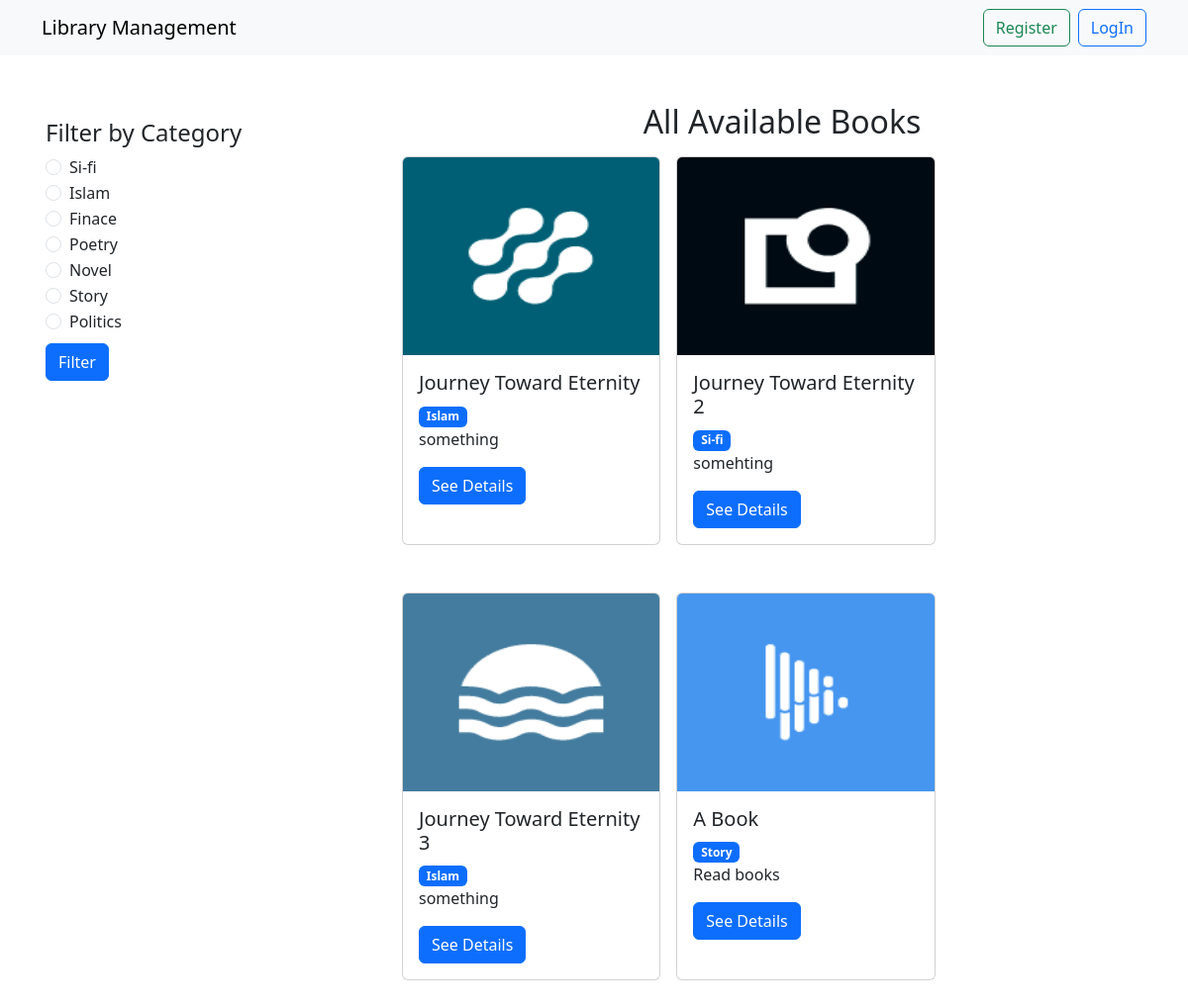
The page /books/ on the database its author committed.
### books/models.py (models this page shows, shortened)
class Category(models.Model):
    category_name = models.CharField(max_length=20)

class Book(models.Model):
    title = models.CharField(max_length=25)
    description = models.TextField(max_length=250)
    image = models.ImageField(upload_to="images/")
    borrowing_price = models.IntegerField()
    category = models.ForeignKey(Category, on_delete=models.CASCADE, related_name='books')

### books/views.py (the view)
# urls.py: path('', book_list, name='booklist_page'),
def book_list(req):
    categories = Category.objects.all()
    category_id = req.GET.get('category_id')
    books = Book.objects.all()
    if category_id:
        category = Category.objects.get(pk=category_id)
        books = Book.objects.filter(category=category)
    return render(req, 'book_list.html', {'categories': categories, 'books': books})

### books/templates/book_list.html (shortened to what this page needs)
{% extends "base.html" %}
{% block content %}
    <div class="row mb-5">
        <div class="col-4 p-3">
            <h4>Filter by Category</h4>
            <form method="get" action="{% url 'booklist_page' %}">
              {% for category in categories %}
                <div class="form-check">
                  <input
                    class="form-check-input"
                    type="radio"
                    name="category_id"
                    value="{{ category.id }}"
                    id="category_{{ category.id }}"
                  >
                  <label class="form-check-label" for="category_{{ category.id }}">
                    {{ category.category_name }}
                  </label>
                </div>
              {% endfor %}
              <button type="submit" class="btn btn-primary mt-2">Filter</button>
            </form>
        </div>
        <div class="col-8">
          <h2 class="text-center mb-3">All Available Books</h2>
            <div class="row g-5">
                {% for book in books %}
                <div class="card col-4 p-0 mx-2">
                  <img src="{{book.image.url}}" class="card-img-top" alt="..." style="height: 200px;">
                  <div class="card-body">
                    <h5 class="card-title">{{book.title}}</h5>
                    <span class="badge bg-primary">{{book.category.category_name}}</span>
                    <p class="card-text">
                      {{book.description}}
                    </p>
                    <a href="{% url 'bookdetails_page' book.id %}" class="btn btn-primary">See Details</a>
                  </div>
                </div>
                {% endfor %}
              </div>
        </div>
    </div>
{% endblock content %}

### templates/base.html (shortened to what this page needs)
<!doctype html>
<html lang="en">
  <head>
    <link href="https://cdn.jsdelivr.net/npm/bootstrap@5.3.3/dist/css/bootstrap.min.css" rel="stylesheet">
  </head>
  <body>
    {% load humanize %}
    {% include "navbar.html" %}
    <div class="container mt-5">
        {% block content %}{% endblock content %}
    </div>
  </body>
</html>

### templates/navbar.html (shortened to what this page needs)
{% load humanize %}
<nav class="navbar navbar-expand-lg bg-body-tertiary">
    <div class="container">
      <a class="navbar-brand" href="{% url 'homepage' %}">Library Management</a>
      <div class="collapse navbar-collapse" id="navbarSupportedContent">
          {% if request.user.is_authenticated %}
          <div class="d-flex align-items-center">
            <p class="m-0 me-3 fw-bold text-white">{{ request.user.username|title }}:
              <span class="text-success">${{ request.user.profile.balance|floatformat:2|intcomma }}</span>
            </p>
            <a href="{% url 'logout_page' %}" class="btn btn-outline-danger">LogOut</a>
          </div>
          {% else %}
          <a href="{% url 'register_page' %}" class="btn btn-outline-success me-2" type="submit">Register</a>
          <a href="{% url 'login_page' %}" class="btn btn-outline-primary" type="submit">LogIn</a>
          {% endif %}
      </div>
    </div>
  </nav>

### rows shown on the page
Category: category_id "☐ Si-fi", category_name "Si-fi"
Category: category_id "☐ Islam", category_name "Islam"
Category: category_id "☐ Finace", category_name "Finace"
Category: category_id "☐ Poetry", category_name "Poetry"
Category: category_id "☐ Novel", category_name "Novel"
Category: category_id "☐ Story", category_name "Story"
Category: category_id "☐ Politics", category_name "Politics"
Book: image (picture), title "Journey Toward Eternity", category.category_name "Islam", description "something"
Book: image (picture), title "Journey Toward Eternity 2", category.category_name "Si-fi", description "somehting"
Book: image (picture), title "Journey Toward Eternity 3", category.category_name "Islam", description "something"
Book: image (picture), title "A Book", category.category_name "Story", description "Read books"
